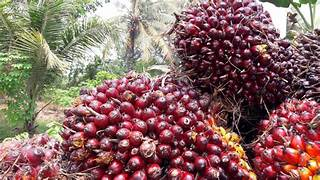
#> input picture 1207070066_Mochammad Reza Dwi Syahputra_praktikum pcd 10/sawit.jpg, 320 x 180 px
$ python 'tugas 7.py'
#> lines starting #> are read from the running program, lines starting #| are printed output that depends on the picture; after the words box and inside, x2 and y2 are one past the last pixel; in counts of white or black regions, pixels touching at a corner belong together
from matplotlib import pyplot as plt
import cv2
# panggil dan konversi warna agar sesuai dengan Matplotlib
ipin = cv2.imread('sawit.jpg')
#> ipin is the input picture: shape (180, 320, 3); mean B, G, R 100.6, 105.1, 137.8
ipin =  cv2.cvtColor(ipin, cv2.COLOR_BGR2RGB)
# panggil dan konversi warna agar sesuai dengan Matplotlib
kumpulan_ipin = cv2.imread('zoom.jpg')
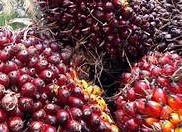
#> input picture 1207070066_Mochammad Reza Dwi Syahputra_praktikum pcd 10/zoom.jpg, 182 x 132 px
#> kumpulan_ipin is the input picture: shape (132, 182, 3); mean B, G, R 73.5, 69.2, 119.1
kumpulan_ipin =  cv2.cvtColor(kumpulan_ipin, cv2.COLOR_BGR2RGB)
plt.subplot(121),plt.imshow(ipin), plt.title('gambar')
plt.subplot(122),plt.imshow(kumpulan_ipin), plt.title('gambarr')
plt.show()
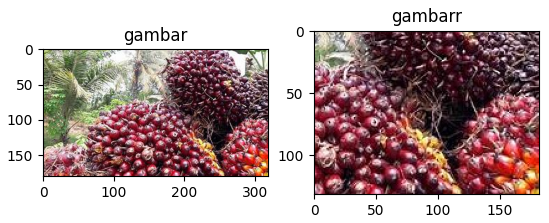
#> figure drawn by matplotlib, 2 panels

import cv2
import numpy as np

img_rgb = cv2.imread('sawit.jpg')
img_gray = cv2.cvtColor(img_rgb, cv2.COLOR_BGR2GRAY)
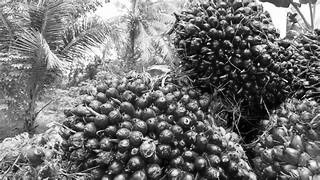
#> img_gray: shape (180, 320); min 0, max 255, mean 114.4

template = cv2.imread('zoom.jpg',0)
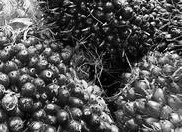
#> template: shape (132, 182); min 0, max 255, mean 84.6

w, h = template.shape[::-1]
#> w = 182; h = 132

res = cv2.matchTemplate(img_gray,template,cv2.TM_CCOEFF_NORMED)
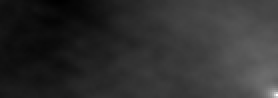
#> res: shape (49, 139) float32 (shown 2 times larger); min -0.195, max 0.998, mean 0.0279; drawn with min black and max white

threshold = 0.15
loc = np.where(res >= threshold)
#> loc = 1189 positions, rows 4 to 48, columns 105 to 138
lspoint=[]
lspoint2=[]
count = 0
for pt in zip(*loc[::-1]):
    if pt[0] not in lspoint and pt[1] not in lspoint2:
        cv2.rectangle(img_rgb, pt, (pt[0] + w, pt[1] + h), (0,255,255), 2)
        for i in range(((pt[0])-9), ((pt[0])+9),1):
            lspoint.append(i)
        for k in range(((pt[1])-9), ((pt[1])+9),1):
            lspoint2.append(k)
            count+=1
    else:
        continue
#> this loop made 1189 passes
#> pt on passes 1 to 3: (115, 4), (116, 4), (117, 4)
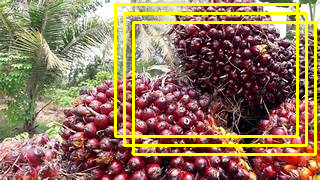
#> img_rgb: shape (180, 320, 3); 9.7% of pixels changed, all inside (x1, y1, x2, y2) = (114, 3, 317, 156)
#> after the loop, count = 54; lspoint = 54 values, max 141 at index 53, min 106 at index 0, mean 123.5; lspoint2 = 54 values, max 30 at index 53, min -5 at index 0, mean 12.5
print ("Jumlah objek ditemukan ", count)
#| Jumlah objek ditemukan  54

cv2.imshow('Deteksi Objek', img_rgb)
cv2.waitKey(0)
cv2.destroyAllWindows()
